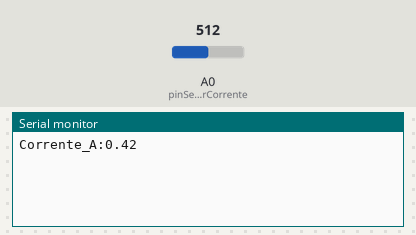
Bench run of a sketch on a simulated Arduino Uno, built with avr-gcc and run on an emulated ATmega328P. On the bench: the last lines printed to the serial monitor. The test bench sets the inputs (shaded band); at power-on: A0 (pinSensorCorrente) = 512.

Above: at 1.2 s.
1.3 s: A0 (pinSensorCorrente) set to 716
At 1.3 s:
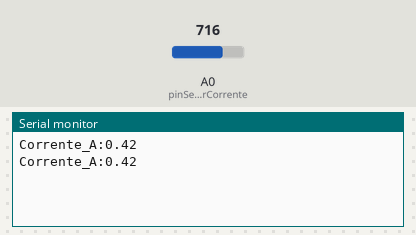
2.8 s: A0 (pinSensorCorrente) set to 900
At 4.3 s:
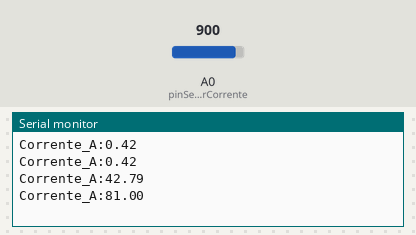
Timing chart, 0 to 5.8 s (numbered marks = the images above; inputs shaded):
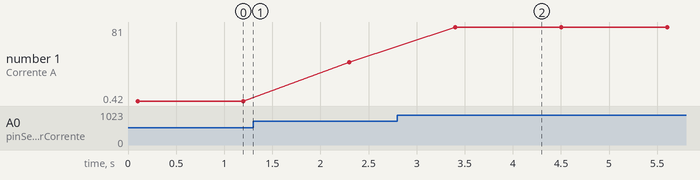

The sketch:

consumo_energia_eletrica.ino
```cpp
// Definição do pino analógico onde o Fio B do SCT-013 está conectado
const int pinSensorCorrente = A0;

// Variáveis de Calibração
// O offset ideal de 2.5V no Arduino (0 a 5V em conversor de 10 bits) é 512.
// Este valor pode variar levemente dependendo dos resistores reais.
// Ajustado para 510 com base em observação de valores lidos entre 507 e 513
float offsetCorrente = 510.0;

// Fator de calibração que você ajustará na Quinzena 4 usando o multímetro
float fatorCalibracao = 0.2077;

// Período de amostragem para capturar ciclos completos de 60Hz.
// Ex: 100 ms equivale a 6 ciclos completos da rede elétrica (16.67ms * 6)
const unsigned long tempoAmostragem = 100;

void setup() {
  // Inicializa a comunicação serial a 9600 bps para o script Python ler
  Serial.begin(9600);
}

void loop() {
  unsigned long tempoInicio = millis();
  long qtdAmostras = 0;
  float acumuladorCorrente = 0.0;
  float valorCentralizado = 0.0;

  // 1. Loop de Amostragem (Captura dos dados brutos no tempo)
  while ((millis() - tempoInicio) < tempoAmostragem) {
    // Lê o valor do conversor Analógico-Digital (ADC) - valor entre 0 e 1023
    int leituraADC = analogRead(pinSensorCorrente);

    // 2. Filtro Digital: Remoção do nível DC (Offset)
    valorCentralizado = leituraADC - offsetCorrente;

    // 3. DSP: Eleva o valor ao quadrado e soma ao acumulador
    acumuladorCorrente += (valorCentralizado * valorCentralizado);
    qtdAmostras++;
  }

  // 4. Calcula a média da soma dos quadrados
  float mediaQuadrados = acumuladorCorrente / (float)qtdAmostras;

  // 5. Extrai a Raiz Quadrada (Root) da Média (Mean) dos Quadrados (Square)
  float rmsBruto = sqrt(mediaQuadrados);

  // 6. Conversão para Amperes utilizando o fator de calibração
  float correnteRMS = rmsBruto * fatorCalibracao;

  // Filtro simples para remover ruído em leituras muito baixas
  if (correnteRMS < 0.04) {
    correnteRMS = 0.0;
  }

  // 7. Envio do dado processado pela Porta Serial (formato texto/JSON)
  Serial.print("Corrente_A:");
  Serial.println(correnteRMS);


  // Aguarda 1 segundo antes da próxima leitura para não sobrecarregar o Python
  delay(1000);
}
```

Measured:
- after the input at 2.8 s, the serial monitor: prints a new line after 0.60 s (image 2)
- plotted number 1: 0.42 → 42.79 after the input at 1.3 s, 42.79 → 81 after the input at 2.8 s
